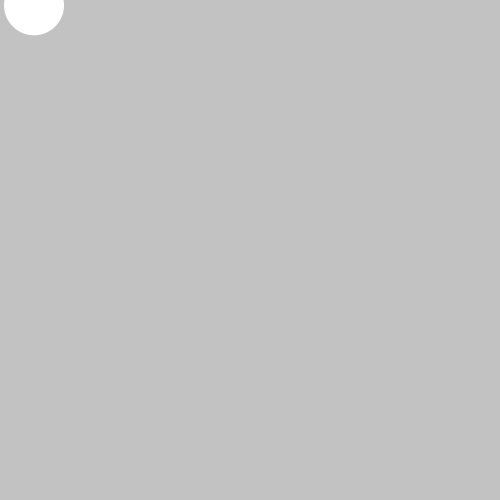
Frame 1 (no input)
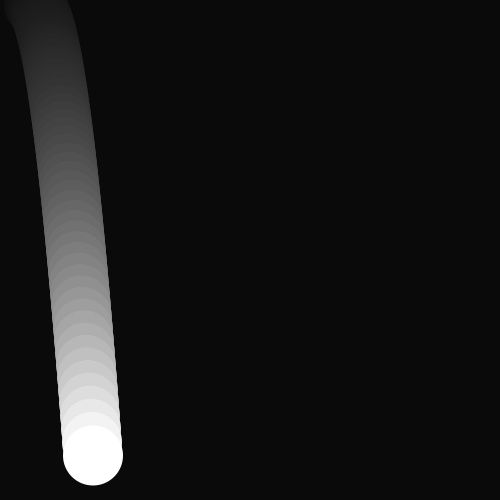
Frame 60 (the mouse pressed at the canvas centre just before this capture)
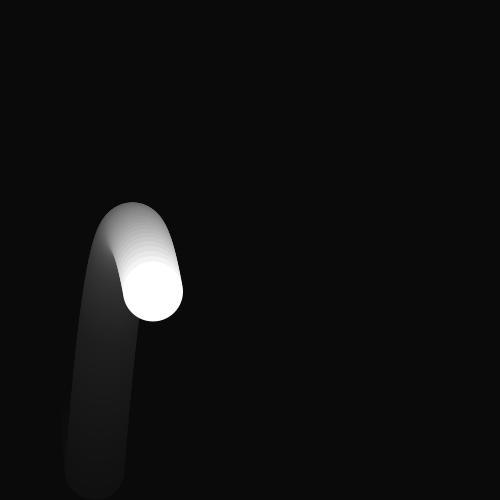
Frame 120 (the mouse held since frame 60 and released just before this capture)

The Processing sketch that drew these frames (run headless with seeded random() and noise(); from frame 60 on, the mouse is pressed at the canvas centre):

// Processing sketch: rensyu1
// ── rensyu1.pde
float x = 33.0;
float y = 5.0;
float radius = 30.0,velocity = 0.0,friction = 0.99,acceleration = 0.3,d = 1;

void setup(){
  frameRate(60);
  size(500,500);
  noStroke();
  ellipseMode(RADIUS);
}

void draw(){ //60fps
  fill(0,12);
  rect(0,0,width,height);
  fill(255);
  
  x +=d;
  velocity +=acceleration;
  velocity *= friction;
  y +=velocity;
  
  if (x>width-radius || x<radius){
    d = (-1)+d;
  }
  if (y > (height-radius)){
    y = height - radius;
    velocity = -velocity;
  }
  
  ellipse(x,y,radius,radius);
}
